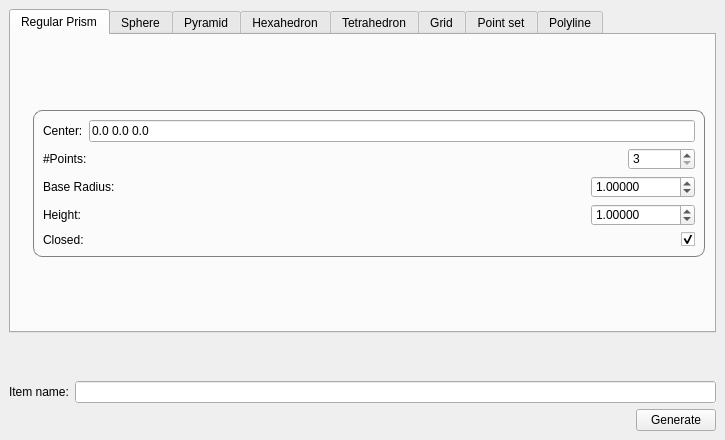
<?xml version="1.0" encoding="UTF-8"?>
<ui version="4.0">
 <class>BasicGenerator</class>
 <widget class="QDockWidget" name="BasicGenerator">
  <property name="geometry">
   <rect>
    <x>0</x>
    <y>0</y>
    <width>725</width>
    <height>440</height>
   </rect>
  </property>
  <property name="windowTitle">
   <string>Basic Generator</string>
  </property>
  <widget class="QWidget" name="dockWidgetContents">
   <layout class="QVBoxLayout" name="verticalLayout_2">
    <item>
     <widget class="QTabWidget" name="selector_tabWidget">
      <property name="currentIndex">
       <number>0</number>
      </property>
      <widget class="QWidget" name="prismTab">
       <attribute name="title">
        <string>Regular Prism</string>
       </attribute>
       <layout class="QHBoxLayout" name="horizontalLayout_7">
        <item>
         <widget class="QLabel" name="prism_picLabel">
          <property name="text">
           <string/>
          </property>
          <property name="pixmap">
           <pixmap>:/cgal/icons/resources/base.png</pixmap>
          </property>
          <property name="scaledContents">
           <bool>false</bool>
          </property>
         </widget>
        </item>
        <item>
         <layout class="QVBoxLayout" name="verticalLayout_8">
          <item>
           <spacer name="verticalSpacer">
            <property name="orientation">
             <enum>Qt::Vertical</enum>
            </property>
            <property name="sizeHint" stdset="0">
             <size>
              <width>20</width>
              <height>40</height>
             </size>
            </property>
           </spacer>
          </item>
          <item>
           <widget class="QGroupBox" name="groupBox">
            <property name="styleSheet">
             <string notr="true">QGroupBox {
    border: 1px solid gray;
    border-radius: 9px;
    margin-top: 0.5em;
}

QGroupBox::title {
    subcontrol-origin: margin;
    left: 10px;
    padding: 0 3px 0 3px;
}</string>
            </property>
            <property name="title">
             <string/>
            </property>
            <property name="flat">
             <bool>true</bool>
            </property>
            <layout class="QVBoxLayout" name="verticalLayout_7">
             <item>
              <layout class="QHBoxLayout" name="horizontalLayout_2" stretch="0,1">
               <item>
                <widget class="QLabel" name="label_2">
                 <property name="toolTip">
                  <string>&lt;html&gt;&lt;head/&gt;&lt;body&gt;&lt;p&gt;The coordinates of the prism's center.&lt;/p&gt;&lt;p&gt;&lt;br/&gt;&lt;/p&gt;&lt;/body&gt;&lt;/html&gt;</string>
                 </property>
                 <property name="text">
                  <string>Center:</string>
                 </property>
                </widget>
               </item>
               <item>
                <widget class="QLineEdit" name="prism_lineEdit">
                 <property name="text">
                  <string>0.0 0.0 0.0</string>
                 </property>
                </widget>
               </item>
              </layout>
             </item>
             <item>
              <layout class="QHBoxLayout" name="prismLayout" stretch="1,0">
               <item>
                <widget class="QLabel" name="prismLabel">
                 <property name="toolTip">
                  <string>&lt;html&gt;&lt;head/&gt;&lt;body&gt;&lt;p&gt;The number of points in the base of the cylinder.&lt;/p&gt;&lt;/body&gt;&lt;/html&gt;</string>
                 </property>
                 <property name="text">
                  <string>#Points:</string>
                 </property>
                </widget>
               </item>
               <item>
                <widget class="QSpinBox" name="prismSpinBox">
                 <property name="minimum">
                  <number>3</number>
                 </property>
                 <property name="maximum">
                  <number>360000</number>
                 </property>
                 <property name="value">
                  <number>3</number>
                 </property>
                </widget>
               </item>
              </layout>
             </item>
             <item>
              <layout class="QHBoxLayout" name="horizontalLayout_4" stretch="1,0">
               <item>
                <widget class="QLabel" name="label_4">
                 <property name="toolTip">
                  <string>&lt;html&gt;&lt;head/&gt;&lt;body&gt;&lt;p&gt;The radius of the circle in which the base is inscribed.&lt;/p&gt;&lt;/body&gt;&lt;/html&gt;</string>
                 </property>
                 <property name="text">
                  <string>Base Radius:</string>
                 </property>
                </widget>
               </item>
               <item>
                <widget class="QDoubleSpinBox" name="prismBaseSpinBox">
                 <property name="decimals">
                  <number>5</number>
                 </property>
                 <property name="maximum">
                  <double>1000000000000000000.000000000000000</double>
                 </property>
                 <property name="value">
                  <double>1.000000000000000</double>
                 </property>
                </widget>
               </item>
              </layout>
             </item>
             <item>
              <layout class="QHBoxLayout" name="horizontalLayout_3" stretch="1,0">
               <item>
                <widget class="QLabel" name="label_3">
                 <property name="toolTip">
                  <string>&lt;html&gt;&lt;head/&gt;&lt;body&gt;&lt;p&gt;The prisms height.&lt;/p&gt;&lt;/body&gt;&lt;/html&gt;</string>
                 </property>
                 <property name="text">
                  <string>Height:</string>
                 </property>
                </widget>
               </item>
               <item>
                <widget class="QDoubleSpinBox" name="prismHeightSpinBox">
                 <property name="decimals">
                  <number>5</number>
                 </property>
                 <property name="maximum">
                  <double>1000000000000000000.000000000000000</double>
                 </property>
                 <property name="value">
                  <double>1.000000000000000</double>
                 </property>
                </widget>
               </item>
              </layout>
             </item>
             <item>
              <layout class="QHBoxLayout" name="horizontalLayout">
               <item>
                <widget class="QLabel" name="label">
                 <property name="toolTip">
                  <string>&lt;html&gt;&lt;head/&gt;&lt;body&gt;&lt;p&gt;If this is unmarked, the bases will not be created.&lt;/p&gt;&lt;/body&gt;&lt;/html&gt;</string>
                 </property>
                 <property name="text">
                  <string>Closed: </string>
                 </property>
                </widget>
               </item>
               <item>
                <widget class="QCheckBox" name="prismCheckBox">
                 <property name="layoutDirection">
                  <enum>Qt::RightToLeft</enum>
                 </property>
                 <property name="text">
                  <string/>
                 </property>
                 <property name="checked">
                  <bool>true</bool>
                 </property>
                </widget>
               </item>
              </layout>
             </item>
            </layout>
           </widget>
          </item>
          <item>
           <spacer name="verticalSpacer_7">
            <property name="orientation">
             <enum>Qt::Vertical</enum>
            </property>
            <property name="sizeHint" stdset="0">
             <size>
              <width>20</width>
              <height>40</height>
             </size>
            </property>
           </spacer>
          </item>
         </layout>
        </item>
       </layout>
      </widget>
      <widget class="QWidget" name="sphereTab">
       <attribute name="title">
        <string>Sphere</string>
       </attribute>
       <layout class="QHBoxLayout" name="horizontalLayout_16">
        <item>
         <widget class="QLabel" name="label_28">
          <property name="text">
           <string/>
          </property>
          <property name="pixmap">
           <pixmap resource="../../Polyhedron_3.qrc">:/cgal/Polyhedron_3/resources/icosphere.png</pixmap>
          </property>
         </widget>
        </item>
        <item>
         <layout class="QVBoxLayout" name="verticalLayout_3">
          <item>
           <spacer name="verticalSpacer_9">
            <property name="orientation">
             <enum>Qt::Vertical</enum>
            </property>
            <property name="sizeHint" stdset="0">
             <size>
              <width>20</width>
              <height>40</height>
             </size>
            </property>
           </spacer>
          </item>
          <item>
           <widget class="QGroupBox" name="groupBox_4">
            <property name="styleSheet">
             <string notr="true">QGroupBox {
    border: 1px solid gray;
    border-radius: 9px;
    margin-top: 0.5em;
}

QGroupBox::title {
    subcontrol-origin: margin;
    left: 10px;
    padding: 0 3px 0 3px;
}</string>
            </property>
            <property name="title">
             <string/>
            </property>
            <layout class="QVBoxLayout" name="verticalLayout_14">
             <item>
              <layout class="QHBoxLayout" name="sphereLayout" stretch="1,0">
               <item>
                <widget class="QLabel" name="sphereLabel">
                 <property name="toolTip">
                  <string>&lt;html&gt;&lt;head/&gt;&lt;body&gt;&lt;p&gt;The number of points in the sphere will be 3^precision*10+2.&lt;/p&gt;&lt;p&gt;This is the number of times the sqrt3-subdivision will be applied to the original icosahedron.&lt;/p&gt;&lt;/body&gt;&lt;/html&gt;</string>
                 </property>
                 <property name="text">
                  <string>Precision:</string>
                 </property>
                </widget>
               </item>
               <item>
                <widget class="QSpinBox" name="SphereSpinBox">
                 <property name="minimum">
                  <number>0</number>
                 </property>
                 <property name="maximum">
                  <number>60</number>
                 </property>
                 <property name="value">
                  <number>2</number>
                 </property>
                </widget>
               </item>
              </layout>
             </item>
             <item>
              <layout class="QHBoxLayout" name="horizontalLayout_8">
               <item>
                <widget class="QLabel" name="label_7">
                 <property name="toolTip">
                  <string>&lt;html&gt;&lt;head/&gt;&lt;body&gt;&lt;p&gt;The coordinates of the center of the sphere, followed by the radius of the sphere.&lt;/p&gt;&lt;/body&gt;&lt;/html&gt;</string>
                 </property>
                 <property name="text">
                  <string>Center and Radius:</string>
                 </property>
                </widget>
               </item>
               <item>
                <widget class="QLineEdit" name="center_radius_lineEdit">
                 <property name="text">
                  <string>0.0 0.0 0.0 1.0</string>
                 </property>
                </widget>
               </item>
              </layout>
             </item>
            </layout>
           </widget>
          </item>
          <item>
           <spacer name="verticalSpacer_2">
            <property name="orientation">
             <enum>Qt::Vertical</enum>
            </property>
            <property name="sizeHint" stdset="0">
             <size>
              <width>20</width>
              <height>40</height>
             </size>
            </property>
           </spacer>
          </item>
         </layout>
        </item>
       </layout>
      </widget>
      <widget class="QWidget" name="pyramidTab">
       <attribute name="title">
        <string>Pyramid</string>
       </attribute>
       <layout class="QHBoxLayout" name="horizontalLayout_10">
        <item>
         <widget class="QLabel" name="pyramid_picLabel">
          <property name="text">
           <string/>
          </property>
          <property name="pixmap">
           <pixmap>:/cgal/icons/resources/base.png</pixmap>
          </property>
         </widget>
        </item>
        <item>
         <layout class="QVBoxLayout" name="verticalLayout_9" stretch="1,0,1">
          <item>
           <spacer name="verticalSpacer_3">
            <property name="orientation">
             <enum>Qt::Vertical</enum>
            </property>
            <property name="sizeHint" stdset="0">
             <size>
              <width>20</width>
              <height>40</height>
             </size>
            </property>
           </spacer>
          </item>
          <item>
           <widget class="QGroupBox" name="groupBox_2">
            <property name="styleSheet">
             <string notr="true">QGroupBox {
    border: 1px solid gray;
    border-radius: 9px;
    margin-top: 0.5em;
}

QGroupBox::title {
    subcontrol-origin: margin;
    left: 10px;
    padding: 0 3px 0 3px;
}</string>
            </property>
            <property name="title">
             <string/>
            </property>
            <layout class="QVBoxLayout" name="verticalLayout_11">
             <item>
              <layout class="QHBoxLayout" name="horizontalLayout_11" stretch="0,1">
               <item>
                <widget class="QLabel" name="label_11">
                 <property name="toolTip">
                  <string>&lt;html&gt;&lt;head/&gt;&lt;body&gt;&lt;p&gt;The coordinates of the pyramid's apex.&lt;/p&gt;&lt;p&gt;&lt;br/&gt;&lt;/p&gt;&lt;/body&gt;&lt;/html&gt;</string>
                 </property>
                 <property name="text">
                  <string>Center:</string>
                 </property>
                </widget>
               </item>
               <item>
                <widget class="QLineEdit" name="pyramid_lineEdit">
                 <property name="text">
                  <string>0.0 0.0 0.0</string>
                 </property>
                </widget>
               </item>
              </layout>
             </item>
             <item>
              <layout class="QHBoxLayout" name="horizontalLayout_12" stretch="1,0">
               <item>
                <widget class="QLabel" name="label_12">
                 <property name="toolTip">
                  <string>&lt;html&gt;&lt;head/&gt;&lt;body&gt;&lt;p&gt;The pyramid's height.&lt;/p&gt;&lt;/body&gt;&lt;/html&gt;</string>
                 </property>
                 <property name="text">
                  <string>Height:</string>
                 </property>
                </widget>
               </item>
               <item>
                <widget class="QDoubleSpinBox" name="pyramidHeightSpinBox">
                 <property name="decimals">
                  <number>5</number>
                 </property>
                 <property name="minimum">
                  <double>-999999.000000000000000</double>
                 </property>
                 <property name="maximum">
                  <double>999999.000000000000000</double>
                 </property>
                 <property name="value">
                  <double>1.000000000000000</double>
                 </property>
                </widget>
               </item>
              </layout>
             </item>
             <item>
              <layout class="QHBoxLayout" name="pyramidLayout" stretch="1,0">
               <item>
                <widget class="QLabel" name="pyramidLabel">
                 <property name="toolTip">
                  <string>&lt;html&gt;&lt;head/&gt;&lt;body&gt;&lt;p&gt;The number of points in the base of the pyramid. Must be at least 3.&lt;/p&gt;&lt;/body&gt;&lt;/html&gt;</string>
                 </property>
                 <property name="text">
                  <string>#Points:</string>
                 </property>
                </widget>
               </item>
               <item>
                <widget class="QSpinBox" name="pyramidSpinBox">
                 <property name="minimum">
                  <number>3</number>
                 </property>
                 <property name="maximum">
                  <number>360000</number>
                 </property>
                 <property name="value">
                  <number>4</number>
                 </property>
                </widget>
               </item>
              </layout>
             </item>
             <item>
              <layout class="QHBoxLayout" name="horizontalLayout_13" stretch="0,0">
               <item>
                <widget class="QLabel" name="label_13">
                 <property name="toolTip">
                  <string>&lt;html&gt;&lt;head/&gt;&lt;body&gt;&lt;p&gt;The radius of the circle in which the base is inscribed.&lt;/p&gt;&lt;/body&gt;&lt;/html&gt;</string>
                 </property>
                 <property name="text">
                  <string>Base Radius:</string>
                 </property>
                </widget>
               </item>
               <item>
                <widget class="QDoubleSpinBox" name="pyramidBaseSpinBox">
                 <property name="decimals">
                  <number>5</number>
                 </property>
                 <property name="minimum">
                  <double>-999999.000000000000000</double>
                 </property>
                 <property name="maximum">
                  <double>999999.000000000000000</double>
                 </property>
                 <property name="value">
                  <double>1.000000000000000</double>
                 </property>
                </widget>
               </item>
              </layout>
             </item>
             <item>
              <layout class="QHBoxLayout" name="horizontalLayout_14">
               <item>
                <widget class="QLabel" name="label_14">
                 <property name="toolTip">
                  <string>&lt;html&gt;&lt;head/&gt;&lt;body&gt;&lt;p&gt;If this is unmarked, the base will not be created.&lt;/p&gt;&lt;/body&gt;&lt;/html&gt;</string>
                 </property>
                 <property name="text">
                  <string>Closed: </string>
                 </property>
                </widget>
               </item>
               <item>
                <widget class="QCheckBox" name="pyramidCheckBox">
                 <property name="layoutDirection">
                  <enum>Qt::RightToLeft</enum>
                 </property>
                 <property name="text">
                  <string/>
                 </property>
                 <property name="checked">
                  <bool>true</bool>
                 </property>
                </widget>
               </item>
              </layout>
             </item>
            </layout>
           </widget>
          </item>
          <item>
           <spacer name="verticalSpacer_6">
            <property name="orientation">
             <enum>Qt::Vertical</enum>
            </property>
            <property name="sizeHint" stdset="0">
             <size>
              <width>20</width>
              <height>40</height>
             </size>
            </property>
           </spacer>
          </item>
         </layout>
        </item>
       </layout>
      </widget>
      <widget class="QWidget" name="cubeTab">
       <attribute name="title">
        <string>Hexahedron</string>
       </attribute>
       <layout class="QHBoxLayout" name="horizontalLayout_5">
        <item>
         <layout class="QVBoxLayout" name="verticalLayout_4" stretch="0">
          <item>
           <widget class="QLabel" name="label_8">
            <property name="text">
             <string/>
            </property>
            <property name="pixmap">
             <pixmap resource="../../Polyhedron_3.qrc">:/cgal/Polyhedron_3/resources/hexahedron.png</pixmap>
            </property>
            <property name="scaledContents">
             <bool>false</bool>
            </property>
            <property name="wordWrap">
             <bool>false</bool>
            </property>
           </widget>
          </item>
         </layout>
        </item>
        <item>
         <layout class="QVBoxLayout" name="verticalLayout">
          <property name="spacing">
           <number>0</number>
          </property>
          <item>
           <widget class="QTabWidget" name="tabWidget_2">
            <property name="currentIndex">
             <number>0</number>
            </property>
            <widget class="QWidget" name="tab_3">
             <property name="sizePolicy">
              <sizepolicy hsizetype="Preferred" vsizetype="Preferred">
               <horstretch>0</horstretch>
               <verstretch>0</verstretch>
              </sizepolicy>
             </property>
             <attribute name="title">
              <string>Hexahedron</string>
             </attribute>
             <layout class="QGridLayout" name="gridLayout_2">
              <property name="leftMargin">
               <number>0</number>
              </property>
              <property name="topMargin">
               <number>0</number>
              </property>
              <property name="rightMargin">
               <number>0</number>
              </property>
              <property name="bottomMargin">
               <number>0</number>
              </property>
              <property name="spacing">
               <number>0</number>
              </property>
              <item row="0" column="0">
               <layout class="QGridLayout" name="gridLayout" rowstretch="0,0,0,0,0,0,0,0" columnstretch="0,1">
                <property name="spacing">
                 <number>0</number>
                </property>
                <item row="6" column="0">
                 <widget class="QLabel" name="label_19">
                  <property name="text">
                   <string>P6:</string>
                  </property>
                 </widget>
                </item>
                <item row="2" column="0">
                 <widget class="QLabel" name="label_15">
                  <property name="text">
                   <string>P2:</string>
                  </property>
                 </widget>
                </item>
                <item row="0" column="0">
                 <widget class="QLabel" name="label_9">
                  <property name="text">
                   <string>P0:</string>
                  </property>
                 </widget>
                </item>
                <item row="1" column="0">
                 <widget class="QLabel" name="label_10">
                  <property name="text">
                   <string>P1:</string>
                  </property>
                 </widget>
                </item>
                <item row="4" column="0">
                 <widget class="QLabel" name="label_17">
                  <property name="text">
                   <string>P4:</string>
                  </property>
                 </widget>
                </item>
                <item row="3" column="0">
                 <widget class="QLabel" name="label_16">
                  <property name="text">
                   <string>P3:</string>
                  </property>
                 </widget>
                </item>
                <item row="5" column="0">
                 <widget class="QLabel" name="label_18">
                  <property name="text">
                   <string>P5:</string>
                  </property>
                 </widget>
                </item>
                <item row="7" column="0">
                 <widget class="QLabel" name="label_20">
                  <property name="text">
                   <string>P7:</string>
                  </property>
                 </widget>
                </item>
                <item row="0" column="1">
                 <widget class="QLineEdit" name="cubeP0">
                  <property name="text">
                   <string>-0.5 -0.5 -0.5</string>
                  </property>
                 </widget>
                </item>
                <item row="1" column="1">
                 <widget class="QLineEdit" name="cubeP1">
                  <property name="text">
                   <string>0.5 -0.5 -0.5</string>
                  </property>
                 </widget>
                </item>
                <item row="2" column="1">
                 <widget class="QLineEdit" name="cubeP2">
                  <property name="text">
                   <string>0.5 -0.5 0.5</string>
                  </property>
                 </widget>
                </item>
                <item row="3" column="1">
                 <widget class="QLineEdit" name="cubeP3">
                  <property name="text">
                   <string>-0.5 -0.5 0.5</string>
                  </property>
                 </widget>
                </item>
                <item row="4" column="1">
                 <widget class="QLineEdit" name="cubeP4">
                  <property name="text">
                   <string>-0.5 0.5 0.5</string>
                  </property>
                 </widget>
                </item>
                <item row="5" column="1">
                 <widget class="QLineEdit" name="cubeP5">
                  <property name="text">
                   <string>-0.5 0.5 -0.5</string>
                  </property>
                 </widget>
                </item>
                <item row="6" column="1">
                 <widget class="QLineEdit" name="cubeP6">
                  <property name="text">
                   <string>0.5 0.5 -0.5</string>
                  </property>
                 </widget>
                </item>
                <item row="7" column="1">
                 <widget class="QLineEdit" name="cubeP7">
                  <property name="text">
                   <string>0.5 0.5 0.5</string>
                  </property>
                 </widget>
                </item>
               </layout>
              </item>
             </layout>
            </widget>
            <widget class="QWidget" name="tab_4">
             <attribute name="title">
              <string>Bbox</string>
             </attribute>
             <layout class="QHBoxLayout" name="horizontalLayout_9">
              <item>
               <widget class="QLabel" name="label_21">
                <property name="toolTip">
                 <string>&lt;html&gt;&lt;head/&gt;&lt;body&gt;&lt;p&gt;Coordinates of the minimum and the maximum of the Bbox.&lt;/p&gt;&lt;/body&gt;&lt;/html&gt;</string>
                </property>
                <property name="text">
                 <string>Extrema:</string>
                </property>
               </widget>
              </item>
              <item>
               <widget class="QLineEdit" name="extremaEdit">
                <property name="text">
                 <string>-0.5 -0.5 -0.5 0.5 0.5 0.5</string>
                </property>
               </widget>
              </item>
             </layout>
            </widget>
           </widget>
          </item>
         </layout>
        </item>
       </layout>
      </widget>
      <widget class="QWidget" name="tetraTab">
       <attribute name="title">
        <string>Tetrahedron</string>
       </attribute>
       <layout class="QHBoxLayout" name="horizontalLayout_15">
        <item>
         <widget class="QLabel" name="label_27">
          <property name="text">
           <string/>
          </property>
          <property name="pixmap">
           <pixmap resource="../../Polyhedron_3.qrc">:/cgal/Polyhedron_3/resources/tetrahedron.png</pixmap>
          </property>
         </widget>
        </item>
        <item>
         <layout class="QVBoxLayout" name="verticalLayout_12" stretch="1,0,1">
          <item>
           <spacer name="verticalSpacer_8">
            <property name="orientation">
             <enum>Qt::Vertical</enum>
            </property>
            <property name="sizeHint" stdset="0">
             <size>
              <width>20</width>
              <height>40</height>
             </size>
            </property>
           </spacer>
          </item>
          <item>
           <widget class="QGroupBox" name="groupBox_3">
            <property name="styleSheet">
             <string notr="true">QGroupBox {
    border: 1px solid gray;
    border-radius: 9px;
    margin-top: 0.5em;
}

QGroupBox::title {
    subcontrol-origin: margin;
    left: 10px;
    padding: 0 3px 0 3px;
}</string>
            </property>
            <property name="title">
             <string/>
            </property>
            <layout class="QVBoxLayout" name="verticalLayout_13">
             <item>
              <layout class="QGridLayout" name="gridLayout_3" columnstretch="0,1">
               <item row="1" column="0">
                <widget class="QLabel" name="label_22">
                 <property name="text">
                  <string>P1</string>
                 </property>
                </widget>
               </item>
               <item row="1" column="1">
                <widget class="QLineEdit" name="tetP1">
                 <property name="text">
                  <string>1.0 0.0 0.0</string>
                 </property>
                </widget>
               </item>
               <item row="2" column="1">
                <widget class="QLineEdit" name="tetP2">
                 <property name="text">
                  <string>0.0 1.0 0.0</string>
                 </property>
                </widget>
               </item>
               <item row="0" column="1">
                <widget class="QLineEdit" name="tetP0">
                 <property name="text">
                  <string>0.0 0.0 0.0</string>
                 </property>
                </widget>
               </item>
               <item row="0" column="0">
                <widget class="QLabel" name="label_6">
                 <property name="text">
                  <string>P0</string>
                 </property>
                </widget>
               </item>
               <item row="2" column="0">
                <widget class="QLabel" name="label_23">
                 <property name="text">
                  <string>P2</string>
                 </property>
                </widget>
               </item>
               <item row="3" column="0">
                <widget class="QLabel" name="label_24">
                 <property name="text">
                  <string>P3</string>
                 </property>
                </widget>
               </item>
               <item row="3" column="1">
                <widget class="QLineEdit" name="tetP3">
                 <property name="text">
                  <string>0.0 0.0 1.0</string>
                 </property>
                </widget>
               </item>
              </layout>
             </item>
            </layout>
           </widget>
          </item>
          <item>
           <spacer name="verticalSpacer_4">
            <property name="orientation">
             <enum>Qt::Vertical</enum>
            </property>
            <property name="sizeHint" stdset="0">
             <size>
              <width>20</width>
              <height>110</height>
             </size>
            </property>
           </spacer>
          </item>
         </layout>
        </item>
       </layout>
      </widget>
      <widget class="QWidget" name="gridTab">
       <attribute name="title">
        <string>Grid</string>
       </attribute>
       <layout class="QHBoxLayout" name="horizontalLayout_19">
        <item>
         <layout class="QHBoxLayout" name="horizontalLayout_18">
          <item>
           <widget class="QLabel" name="label_25">
            <property name="text">
             <string/>
            </property>
            <property name="pixmap">
             <pixmap resource="../../Polyhedron_3.qrc">:/cgal/Polyhedron_3/resources/grid.png</pixmap>
            </property>
           </widget>
          </item>
          <item>
           <layout class="QVBoxLayout" name="verticalLayout_10">
            <item>
             <spacer name="verticalSpacer_10">
              <property name="orientation">
               <enum>Qt::Vertical</enum>
              </property>
              <property name="sizeHint" stdset="0">
               <size>
                <width>20</width>
                <height>40</height>
               </size>
              </property>
             </spacer>
            </item>
            <item>
             <widget class="QGroupBox" name="groupBox_5">
              <property name="styleSheet">
               <string notr="true">QGroupBox {
    border: 1px solid gray;
    border-radius: 9px;
    margin-top: 0.5em;
}

QGroupBox::title {
    subcontrol-origin: margin;
    left: 10px;
    padding: 0 3px 0 3px;
}</string>
              </property>
              <property name="title">
               <string/>
              </property>
              <layout class="QVBoxLayout" name="verticalLayout_15">
               <item>
                <layout class="QHBoxLayout" name="horizontalLayout_20" stretch="1,0">
                 <item>
                  <widget class="QLabel" name="label_26">
                   <property name="toolTip">
                    <string>&lt;html&gt;&lt;head/&gt;&lt;body&gt;&lt;p&gt;Lower left and upper right points.&lt;/p&gt;&lt;/body&gt;&lt;/html&gt;</string>
                   </property>
                   <property name="text">
                    <string>Extremas:</string>
                   </property>
                  </widget>
                 </item>
                 <item>
                  <widget class="QLineEdit" name="grid_lineEdit">
                   <property name="text">
                    <string>0 0 0 1 1 1</string>
                   </property>
                  </widget>
                 </item>
                </layout>
               </item>
               <item>
                <layout class="QHBoxLayout" name="horizontalLayout_21" stretch="1,0">
                 <item>
                  <widget class="QLabel" name="label_29">
                   <property name="text">
                    <string>Number of cells:</string>
                   </property>
                  </widget>
                 </item>
                 <item>
                  <layout class="QGridLayout" name="gridLayout_4" columnstretch="1,0">
                   <item row="1" column="0">
                    <widget class="QLabel" name="label_32">
                     <property name="text">
                      <string>Along Y:</string>
                     </property>
                    </widget>
                   </item>
                   <item row="0" column="0">
                    <widget class="QLabel" name="label_31">
                     <property name="text">
                      <string>Along X:</string>
                     </property>
                    </widget>
                   </item>
                   <item row="0" column="1">
                    <widget class="QSpinBox" name="gridX_spinBox">
                     <property name="maximum">
                      <number>999999999</number>
                     </property>
                     <property name="value">
                      <number>10</number>
                     </property>
                    </widget>
                   </item>
                   <item row="1" column="1">
                    <widget class="QSpinBox" name="gridY_spinBox">
                     <property name="maximum">
                      <number>999999999</number>
                     </property>
                     <property name="value">
                      <number>10</number>
                     </property>
                    </widget>
                   </item>
                  </layout>
                 </item>
                </layout>
               </item>
               <item>
                <layout class="QHBoxLayout" name="horizontalLayout_22" stretch="1,0">
                 <item>
                  <widget class="QLabel" name="label_30">
                   <property name="text">
                    <string>Triangulated:</string>
                   </property>
                  </widget>
                 </item>
                 <item>
                  <widget class="QCheckBox" name="grid_checkBox">
                   <property name="text">
                    <string/>
                   </property>
                   <property name="checked">
                    <bool>true</bool>
                   </property>
                  </widget>
                 </item>
                </layout>
               </item>
              </layout>
             </widget>
            </item>
            <item>
             <spacer name="verticalSpacer_11">
              <property name="orientation">
               <enum>Qt::Vertical</enum>
              </property>
              <property name="sizeHint" stdset="0">
               <size>
                <width>20</width>
                <height>40</height>
               </size>
              </property>
             </spacer>
            </item>
           </layout>
          </item>
         </layout>
        </item>
       </layout>
      </widget>
      <widget class="QWidget" name="pointTab">
       <attribute name="title">
        <string>Point set</string>
       </attribute>
       <layout class="QVBoxLayout" name="verticalLayout_5">
        <item>
         <widget class="QTextEdit" name="point_textEdit">
          <property name="sizePolicy">
           <sizepolicy hsizetype="MinimumExpanding" vsizetype="MinimumExpanding">
            <horstretch>0</horstretch>
            <verstretch>0</verstretch>
           </sizepolicy>
          </property>
          <property name="html">
           <string>&lt;!DOCTYPE HTML PUBLIC &quot;-//W3C//DTD HTML 4.0//EN&quot; &quot;http://www.w3.org/TR/REC-html40/strict.dtd&quot;&gt;
&lt;html&gt;&lt;head&gt;&lt;meta name=&quot;qrichtext&quot; content=&quot;1&quot; /&gt;&lt;style type=&quot;text/css&quot;&gt;
p, li { white-space: pre-wrap; }
&lt;/style&gt;&lt;/head&gt;&lt;body style=&quot; font-family:'Ubuntu'; font-size:11pt; font-weight:400; font-style:normal;&quot;&gt;
&lt;p style=&quot;-qt-paragraph-type:empty; margin-top:0px; margin-bottom:0px; margin-left:0px; margin-right:0px; -qt-block-indent:0; text-indent:0px; font-family:'Sans Serif'; font-size:10pt;&quot;&gt;&lt;br /&gt;&lt;/p&gt;&lt;/body&gt;&lt;/html&gt;</string>
          </property>
          <property name="overwriteMode">
           <bool>false</bool>
          </property>
          <property name="placeholderText">
           <string notr="true">Point set format:  Ax Ay Az Bx By Bz ... Zx Zy Zz </string>
          </property>
         </widget>
        </item>
       </layout>
      </widget>
      <widget class="QWidget" name="lineTab">
       <attribute name="title">
        <string>Polyline</string>
       </attribute>
       <layout class="QVBoxLayout" name="verticalLayout_6">
        <item>
         <widget class="QTextEdit" name="line_textEdit">
          <property name="sizePolicy">
           <sizepolicy hsizetype="MinimumExpanding" vsizetype="MinimumExpanding">
            <horstretch>0</horstretch>
            <verstretch>0</verstretch>
           </sizepolicy>
          </property>
          <property name="html">
           <string>&lt;!DOCTYPE HTML PUBLIC &quot;-//W3C//DTD HTML 4.0//EN&quot; &quot;http://www.w3.org/TR/REC-html40/strict.dtd&quot;&gt;
&lt;html&gt;&lt;head&gt;&lt;meta name=&quot;qrichtext&quot; content=&quot;1&quot; /&gt;&lt;style type=&quot;text/css&quot;&gt;
p, li { white-space: pre-wrap; }
&lt;/style&gt;&lt;/head&gt;&lt;body style=&quot; font-family:'Ubuntu'; font-size:11pt; font-weight:400; font-style:normal;&quot;&gt;
&lt;p style=&quot;-qt-paragraph-type:empty; margin-top:0px; margin-bottom:0px; margin-left:0px; margin-right:0px; -qt-block-indent:0; text-indent:0px; font-family:'Sans Serif'; font-size:10pt;&quot;&gt;&lt;br /&gt;&lt;/p&gt;&lt;/body&gt;&lt;/html&gt;</string>
          </property>
          <property name="overwriteMode">
           <bool>false</bool>
          </property>
          <property name="placeholderText">
           <string notr="true">Polyline format:  Ax Ay Az Bx By Bz ... Zx Zy Zz </string>
          </property>
         </widget>
        </item>
       </layout>
      </widget>
     </widget>
    </item>
    <item>
     <spacer name="verticalSpacer_5">
      <property name="orientation">
       <enum>Qt::Vertical</enum>
      </property>
      <property name="sizeHint" stdset="0">
       <size>
        <width>20</width>
        <height>40</height>
       </size>
      </property>
     </spacer>
    </item>
    <item>
     <layout class="QHBoxLayout" name="horizontalLayout_6">
      <item>
       <widget class="QLabel" name="label_5">
        <property name="toolTip">
         <string>This will be the name of the created item.</string>
        </property>
        <property name="text">
         <string>Item name:</string>
        </property>
       </widget>
      </item>
      <item>
       <widget class="QLineEdit" name="name_lineEdit">
        <property name="autoFillBackground">
         <bool>true</bool>
        </property>
        <property name="text">
         <string/>
        </property>
       </widget>
      </item>
     </layout>
    </item>
    <item>
     <layout class="QHBoxLayout" name="horizontalLayout_17">
      <item>
       <spacer name="horizontalSpacer">
        <property name="orientation">
         <enum>Qt::Horizontal</enum>
        </property>
        <property name="sizeHint" stdset="0">
         <size>
          <width>40</width>
          <height>20</height>
         </size>
        </property>
       </spacer>
      </item>
      <item>
       <widget class="QPushButton" name="generateButton">
        <property name="text">
         <string>Generate</string>
        </property>
       </widget>
      </item>
     </layout>
    </item>
   </layout>
  </widget>
 </widget>
 <resources>
  <include location="../../Polyhedron_3.qrc"/>
 </resources>
 <connections/>
</ui>
